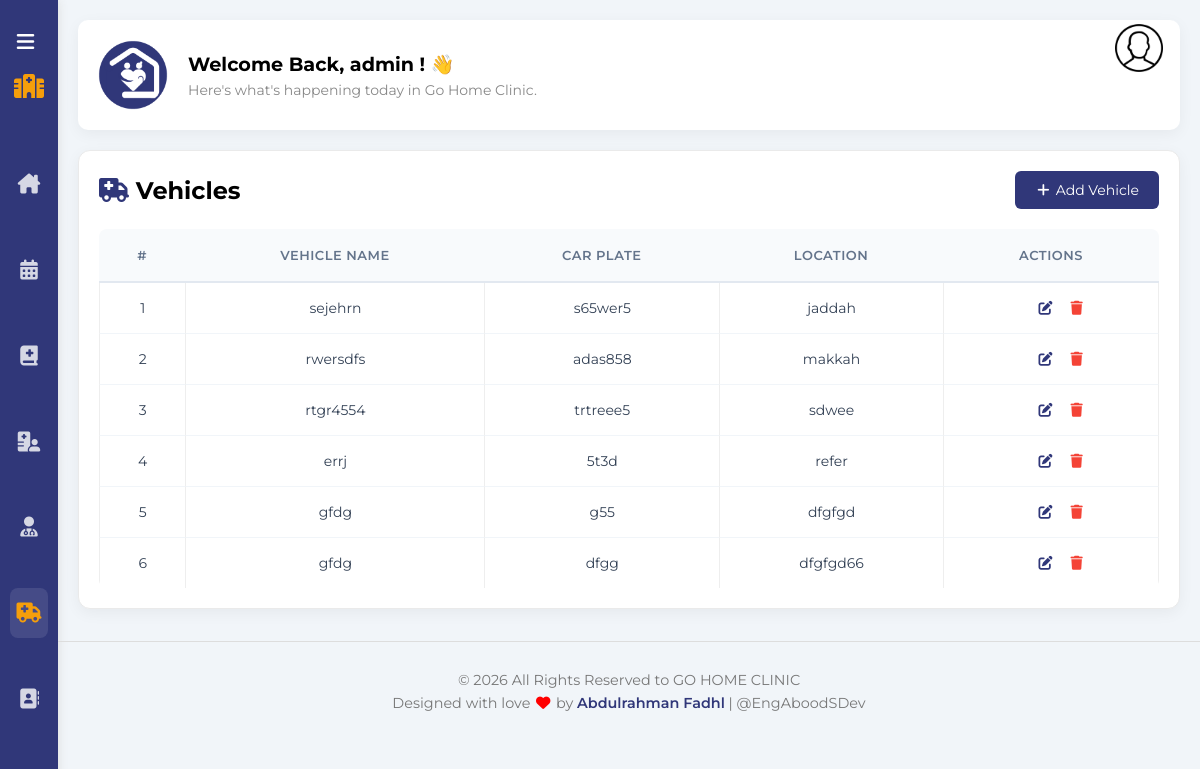
Screenshot of /Admin/adminVeh.php (signed in) with the database file from the repository.
### tables this page shows
CREATE TABLE `vehicle` (
  `v_id` int(10) NOT NULL,
  `v_name` varchar(100) NOT NULL,
  `car_plate` varchar(100) NOT NULL,
  `location` varchar(100) DEFAULT NULL
);

### Admin/adminWebs.php (called while the page is built, shortened)
<?php
function currentAdminFname()
{
    return $_COOKIE['admin_fname'];
}
?>

### Admin/Admin.php (called while the page is built, shortened)
<?php
function getAllVehicles()
{
    $db = connectDB();
    $result = mysqli_query($db, "SELECT * FROM `vehicle`");
    $Vehicles = array();
    while ($row = mysqli_fetch_array($result)) {
        $Vehicles[] = $row;
    }
    return $Vehicles;
}
?>

### Admin/adminVeh.php (the view, shortened to what this page needs)
<?php
require_once 'adminWebs.php';
require_once 'Admin.php';
$vehicles = getAllVehicles();
?>
<!DOCTYPE html>
<html lang="en">
<head>
    <link rel="stylesheet" href="../css/all.min.css" />
    <link rel="stylesheet" href="../css/framework.css">
    <link rel="stylesheet" href="../css/master.css">
</head>
<body>
    <div class="page d-flex">
        <div class="sidebar bg-white p-10 pt-20 pb-20  p-relative">
            <div class="toggle-btn" onclick="document.querySelector('.sidebar').classList.toggle('toggled')"
                style="cursor: pointer; text-align: right; color: white; margin-bottom: 20px; font-size: 20px;">
                <i class="fa-solid fa-bars"></i>
            </div>
            <div class="sidebar-title p-relative txt-c mt-0">
                <i class="fa-solid fa-hospital"></i>
            </div>
            <ul>
                <li>
                    <a class=" d-flex align-center fs-14 c-black rad-6 p-10" href="Dashboard.php">
                        <i class="fa-solid fa-house-chimney fa-fw"></i>
                    </a>
                </li>
                <li>
                    <a class="d-flex align-center fs-14 c-black rad-6 p-10" href="adminAbo.php">
                        <i class="fa-solid fa-calendar-days fa-fw"></i>
                    </a>
                </li>
                <li>
                    <a class="d-flex align-center fs-14 c-black rad-6 p-10" href="adminMed.php">
                        <i class="fa-solid fa-book-medical"></i>
                    </a>
                </li>
                <li>
                    <a class="d-flex align-center fs-14 c-black rad-6 p-10" href="adminPat.php">
                        <i class="fa-solid fa-hospital-user fa-fw"></i>
                    </a>
                </li>
                <li>
                    <a class=" d-flex align-center fs-14 c-black rad-6 p-10" href="adminDoc.php">
                        <i class="fa-solid fa-user-doctor fa-fw"></i>
                    </a>
                </li>
                <li>
                    <a class="active d-flex align-center fs-14 c-black rad-6 p-10" href="adminVeh.php">
                        <i class="fa-solid fa-truck-medical"></i>
                    </a>
                </li>
                <li>
                    <a class=" d-flex align-center fs-14 c-black rad-6 p-10" href="adminContact.php">
                        <i class="fa-solid fa-address-book fa-fw"></i>
                    </a>
                </li>
            </ul>
        </div>
        <div class="content w-full">
            <div class="head p-15 bg-white between-flex"
                style="height: auto; border-radius: 10px;justify-content: flex-start; margin: 20px; box-shadow: 0 4px 15px rgba(0,0,0,0.05); align-items: center; flex-wrap: wrap; gap: 15px;">
                <img src="../imgs/logo-without-background.png" style="width: 80px; margin: 0px;" class="imgback m-0"
                    alt="">
                <div class="welcome-text">
                    <h3 class="m-0 c-black" style="font-size: 1.2rem;">Welcome Back,
                        <?php echo currentAdminFname(); ?> !
                        <span class="wave" style="display: inline-block;">👋</span>
                    </h3>
                    <p class="m-0 mt-5 c-grey fs-14">Here's what's happening today in Go Home Clinic.</p>
                </div>
                <div class="action d-flex align-center">
                    <div class="profile" onclick="menuToggle();" style="cursor: pointer; margin: 1.2rem;">
                        <img src=" ../imgs/user.png" alt="">
                    </div>
                </div>
            </div>
            <div class="projects p-20 bg-white rad-10 m-20">
                <div style="display: flex; justify-content: space-between; align-items: center;" class="mb-20">
                    <h2 class="mt-0 mb-0"><i class="fa-solid fa-truck-medical c-blue"></i> Vehicles</h2>
                    <a href="AddVeh.php" style="padding: 10px 20px; text-decoration: none;"
                        class="btn-shape bg-blue c-white fs-14">
                        <i class="fa-solid fa-plus"></i> Add Vehicle
                    </a>
                </div>
                <div class="responsive-table">
                    <table class="fs-15 w-full">
                        <thead>
                            <tr>
                                <td>#</td>
                                <td>Vehicle Name</td>
                                <td>Car Plate</td>
                                <td>Location</td>
                                <td>Actions</td>
                            </tr>
                        </thead>
                        <tbody>
                            <?php foreach ($vehicles as $vehicle) : ?>
                            <tr>
                                <td><?php echo $vehicle["v_id"]; ?></td>
                                <td><?php echo $vehicle["v_name"]; ?></td>
                                <td><?php echo $vehicle["car_plate"]; ?></td>
                                <td><?php echo $vehicle["location"]; ?></td>
                                <td><a href="EditVeh.php?veh_id=<?php echo $vehicle["v_id"]; ?>"><i
                                            style="margin-left: 20px; margin-right: 10px;" class="fa fa-edit c-blue"
                                            aria-hidden="true">
                                        </i></a>
                                    <a href="adminVeh.php?del_veh=<?php echo $vehicle["v_id"]; ?>"><i
                                            class="fa fa-trash c-red " aria-hidden="true"></i></a>
                                </td>
                            </tr>
                            <?php endforeach; ?>
                        </tbody>
                    </table>
                </div>
            </div>
            <div class="admin-copyright">
                <p>© 2026 All Rights Reserved to GO HOME CLINIC</p>
                <p class="developer">Designed with love <i style="color: red;" class="fa fa-heart"></i>
                    by
                    <a href="mailto:abdulrahmanfadhl@gmail.com">Abdulrahman Fadhl</a>
                    | @EngAboodSDev
                </p>
            </div>
        </div>
    </div>
</body>
</html>

### css/framework.css (style rules this page uses)
:root { --blue-color: #303779; --blue-alt-color: #0d69d5; --orange-color: #f59e0b; --green-color: #22c55e; --red-color: #f44336; --grey-color: #888; }
.d-flex { display: flex; }
.align-center { align-items: center; }
.p-10 { padding: 10px; }
.p-15 { padding: 15px; }
.p-20 { padding: 20px; }
.pt-20 { padding-top: 20px; }
.pb-20 { padding-bottom: 20px; }
.m-0 { margin: 0; }
.m-20 { margin: 20px; }
.mt-0 { margin-top: 0; }
.mt-5 { margin-top: 5px; }
.mb-0 { margin-bottom: 0; }
.mb-20 { margin-bottom: 20px; }
.bg-white { background-color: white; }
.bg-blue { background-color:var(--blue-color); }
.c-black { color: black; }
.c-white { color: white; }
.c-grey { color: var(--grey-color); }
.c-blue { color: var(--blue-color); }
.c-red { color: var(--red-color); }
.p-relative { position: relative; }
.txt-c { text-align: center; }
.fs-14 { font-size: 14px; }
.fs-15 { font-size: 15px; }
.rad-6 { border-radius: 6px; }
.rad-10 { border-radius: 10px; }
.w-full { width: 100%; }
.between-flex { display: flex; align-items: center; justify-content: space-between; }
.btn-shape { padding: 4px 10px; border-radius: 6px; }

### rows the page displays
vehicle: v_id "1", v_name "sejehrn", car_plate "s65wer5", location "jaddah"
vehicle: v_id "2", v_name "rwersdfs", car_plate "adas858", location "makkah"
vehicle: v_id "3", v_name "rtgr4554", car_plate "trtreee5", location "sdwee"
vehicle: v_id "4", v_name "errj", car_plate "5t3d", location "refer"
vehicle: v_id "5", v_name "gfdg", car_plate "g55", location "dfgfgd"
vehicle: v_id "6", v_name "gfdg", car_plate "dfgg", location "dfgfgd66"

### other values shown
currentAdminFname() "admin"
